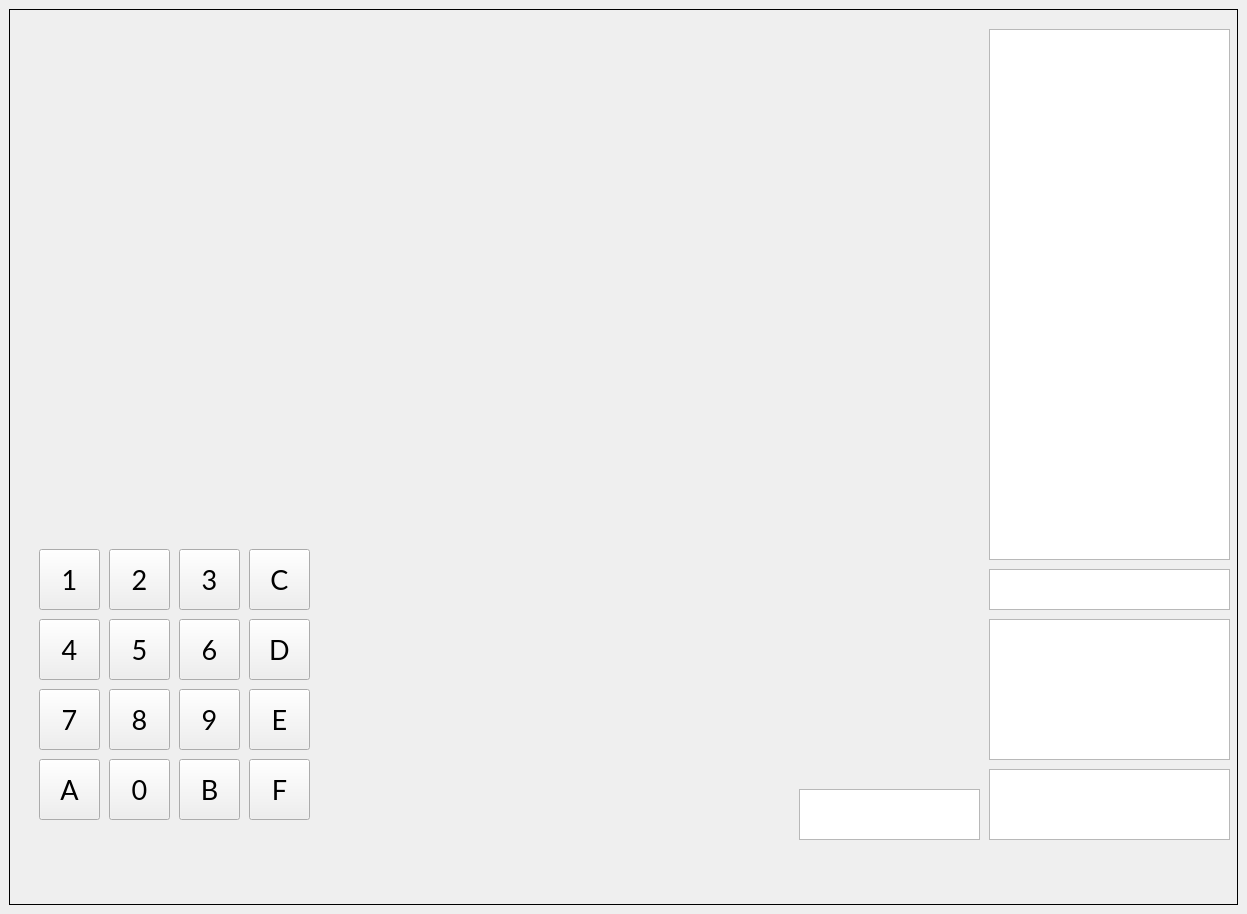
<?xml version="1.0" encoding="UTF-8"?>
<ui version="4.0">
 <class>MainWindow</class>
 <widget class="QMainWindow" name="MainWindow">
  <property name="geometry">
   <rect>
    <x>0</x>
    <y>0</y>
    <width>1247</width>
    <height>914</height>
   </rect>
  </property>
  <property name="windowTitle">
   <string>Chip8 Emulator</string>
  </property>
  <widget class="QWidget" name="centralwidget">
   <layout class="QVBoxLayout" name="verticalLayout">
    <item>
     <widget class="QFrame" name="frame">
      <property name="frameShape">
       <enum>QFrame::Shape::Box</enum>
      </property>
      <property name="frameShadow">
       <enum>QFrame::Shadow::Plain</enum>
      </property>
      <widget class="QFrame" name="Emulator">
       <property name="geometry">
        <rect>
         <x>10</x>
         <y>10</y>
         <width>961</width>
         <height>501</height>
        </rect>
       </property>
       <property name="layoutDirection">
        <enum>Qt::LayoutDirection::LeftToRight</enum>
       </property>
       <property name="autoFillBackground">
        <bool>true</bool>
       </property>
      </widget>
      <widget class="QWidget" name="RegisterWidget" native="true">
       <property name="geometry">
        <rect>
         <x>980</x>
         <y>20</y>
         <width>241</width>
         <height>811</height>
        </rect>
       </property>
       <property name="autoFillBackground">
        <bool>true</bool>
       </property>
       <widget class="QListView" name="MemoryListView">
        <property name="geometry">
         <rect>
          <x>0</x>
          <y>590</y>
          <width>241</width>
          <height>141</height>
         </rect>
        </property>
       </widget>
       <widget class="QTableView" name="RegisterTableView">
        <property name="geometry">
         <rect>
          <x>0</x>
          <y>0</y>
          <width>241</width>
          <height>531</height>
         </rect>
        </property>
       </widget>
       <widget class="QListView" name="RegistersListView">
        <property name="geometry">
         <rect>
          <x>0</x>
          <y>740</y>
          <width>241</width>
          <height>71</height>
         </rect>
        </property>
       </widget>
       <widget class="QListView" name="ProgramCounterListView">
        <property name="geometry">
         <rect>
          <x>0</x>
          <y>540</y>
          <width>241</width>
          <height>41</height>
         </rect>
        </property>
       </widget>
      </widget>
      <widget class="QWidget" name="Keypad" native="true">
       <property name="geometry">
        <rect>
         <x>30</x>
         <y>540</y>
         <width>271</width>
         <height>271</height>
        </rect>
       </property>
       <property name="font">
        <font>
         <pointsize>20</pointsize>
         <bold>false</bold>
        </font>
       </property>
       <property name="autoFillBackground">
        <bool>true</bool>
       </property>
       <widget class="QPushButton" name="H2">
        <property name="geometry">
         <rect>
          <x>70</x>
          <y>0</y>
          <width>61</width>
          <height>61</height>
         </rect>
        </property>
        <property name="font">
         <font>
          <family>Lato</family>
          <pointsize>20</pointsize>
          <bold>false</bold>
         </font>
        </property>
        <property name="text">
         <string>2</string>
        </property>
        <property name="checkable">
         <bool>false</bool>
        </property>
       </widget>
       <widget class="QPushButton" name="H4">
        <property name="geometry">
         <rect>
          <x>0</x>
          <y>70</y>
          <width>61</width>
          <height>61</height>
         </rect>
        </property>
        <property name="font">
         <font>
          <family>Lato</family>
          <pointsize>20</pointsize>
          <bold>false</bold>
         </font>
        </property>
        <property name="text">
         <string>4</string>
        </property>
        <property name="checkable">
         <bool>false</bool>
        </property>
       </widget>
       <widget class="QPushButton" name="H5">
        <property name="geometry">
         <rect>
          <x>70</x>
          <y>70</y>
          <width>61</width>
          <height>61</height>
         </rect>
        </property>
        <property name="font">
         <font>
          <family>Lato</family>
          <pointsize>20</pointsize>
          <bold>false</bold>
         </font>
        </property>
        <property name="text">
         <string>5</string>
        </property>
        <property name="checkable">
         <bool>false</bool>
        </property>
       </widget>
       <widget class="QPushButton" name="H6">
        <property name="geometry">
         <rect>
          <x>140</x>
          <y>70</y>
          <width>61</width>
          <height>61</height>
         </rect>
        </property>
        <property name="font">
         <font>
          <family>Lato</family>
          <pointsize>20</pointsize>
          <bold>false</bold>
         </font>
        </property>
        <property name="text">
         <string>6</string>
        </property>
        <property name="checkable">
         <bool>false</bool>
        </property>
       </widget>
       <widget class="QPushButton" name="H1">
        <property name="geometry">
         <rect>
          <x>0</x>
          <y>0</y>
          <width>61</width>
          <height>61</height>
         </rect>
        </property>
        <property name="font">
         <font>
          <family>Lato</family>
          <pointsize>20</pointsize>
          <bold>false</bold>
         </font>
        </property>
        <property name="text">
         <string>1</string>
        </property>
        <property name="checkable">
         <bool>false</bool>
        </property>
       </widget>
       <widget class="QPushButton" name="H3">
        <property name="geometry">
         <rect>
          <x>140</x>
          <y>0</y>
          <width>61</width>
          <height>61</height>
         </rect>
        </property>
        <property name="font">
         <font>
          <family>Lato</family>
          <pointsize>20</pointsize>
          <bold>false</bold>
         </font>
        </property>
        <property name="text">
         <string>3</string>
        </property>
        <property name="checkable">
         <bool>false</bool>
        </property>
       </widget>
       <widget class="QPushButton" name="H7">
        <property name="geometry">
         <rect>
          <x>0</x>
          <y>140</y>
          <width>61</width>
          <height>61</height>
         </rect>
        </property>
        <property name="font">
         <font>
          <family>Lato</family>
          <pointsize>20</pointsize>
          <bold>false</bold>
         </font>
        </property>
        <property name="text">
         <string>7</string>
        </property>
        <property name="checkable">
         <bool>false</bool>
        </property>
       </widget>
       <widget class="QPushButton" name="H8">
        <property name="geometry">
         <rect>
          <x>70</x>
          <y>140</y>
          <width>61</width>
          <height>61</height>
         </rect>
        </property>
        <property name="font">
         <font>
          <family>Lato</family>
          <pointsize>20</pointsize>
          <bold>false</bold>
         </font>
        </property>
        <property name="text">
         <string>8</string>
        </property>
        <property name="checkable">
         <bool>false</bool>
        </property>
       </widget>
       <widget class="QPushButton" name="H9">
        <property name="geometry">
         <rect>
          <x>140</x>
          <y>140</y>
          <width>61</width>
          <height>61</height>
         </rect>
        </property>
        <property name="font">
         <font>
          <family>Lato</family>
          <pointsize>20</pointsize>
          <bold>false</bold>
         </font>
        </property>
        <property name="text">
         <string>9</string>
        </property>
        <property name="checkable">
         <bool>false</bool>
        </property>
       </widget>
       <widget class="QPushButton" name="HE">
        <property name="geometry">
         <rect>
          <x>210</x>
          <y>140</y>
          <width>61</width>
          <height>61</height>
         </rect>
        </property>
        <property name="font">
         <font>
          <family>Lato</family>
          <pointsize>20</pointsize>
          <bold>false</bold>
         </font>
        </property>
        <property name="text">
         <string>E</string>
        </property>
        <property name="checkable">
         <bool>false</bool>
        </property>
       </widget>
       <widget class="QPushButton" name="HD">
        <property name="geometry">
         <rect>
          <x>210</x>
          <y>70</y>
          <width>61</width>
          <height>61</height>
         </rect>
        </property>
        <property name="font">
         <font>
          <family>Lato</family>
          <pointsize>20</pointsize>
          <bold>false</bold>
         </font>
        </property>
        <property name="text">
         <string>D</string>
        </property>
        <property name="checkable">
         <bool>false</bool>
        </property>
       </widget>
       <widget class="QPushButton" name="HC">
        <property name="geometry">
         <rect>
          <x>210</x>
          <y>0</y>
          <width>61</width>
          <height>61</height>
         </rect>
        </property>
        <property name="font">
         <font>
          <family>Lato</family>
          <pointsize>20</pointsize>
          <bold>false</bold>
         </font>
        </property>
        <property name="text">
         <string>C</string>
        </property>
        <property name="checkable">
         <bool>false</bool>
        </property>
       </widget>
       <widget class="QPushButton" name="HB">
        <property name="geometry">
         <rect>
          <x>140</x>
          <y>210</y>
          <width>61</width>
          <height>61</height>
         </rect>
        </property>
        <property name="font">
         <font>
          <family>Lato</family>
          <pointsize>20</pointsize>
          <bold>false</bold>
         </font>
        </property>
        <property name="text">
         <string>B</string>
        </property>
        <property name="checkable">
         <bool>false</bool>
        </property>
       </widget>
       <widget class="QPushButton" name="HF">
        <property name="geometry">
         <rect>
          <x>210</x>
          <y>210</y>
          <width>61</width>
          <height>61</height>
         </rect>
        </property>
        <property name="font">
         <font>
          <family>Lato</family>
          <pointsize>20</pointsize>
          <bold>false</bold>
         </font>
        </property>
        <property name="text">
         <string>F</string>
        </property>
        <property name="checkable">
         <bool>false</bool>
        </property>
       </widget>
       <widget class="QPushButton" name="HA">
        <property name="geometry">
         <rect>
          <x>0</x>
          <y>210</y>
          <width>61</width>
          <height>61</height>
         </rect>
        </property>
        <property name="font">
         <font>
          <family>Lato</family>
          <pointsize>20</pointsize>
          <bold>false</bold>
         </font>
        </property>
        <property name="text">
         <string>A</string>
        </property>
        <property name="checkable">
         <bool>false</bool>
        </property>
       </widget>
       <widget class="QPushButton" name="H0">
        <property name="geometry">
         <rect>
          <x>70</x>
          <y>210</y>
          <width>61</width>
          <height>61</height>
         </rect>
        </property>
        <property name="font">
         <font>
          <family>Lato</family>
          <pointsize>20</pointsize>
          <bold>false</bold>
         </font>
        </property>
        <property name="text">
         <string>0</string>
        </property>
        <property name="checkable">
         <bool>false</bool>
        </property>
       </widget>
      </widget>
      <widget class="QListView" name="SpecialRegisters">
       <property name="geometry">
        <rect>
         <x>790</x>
         <y>780</y>
         <width>181</width>
         <height>51</height>
        </rect>
       </property>
      </widget>
     </widget>
    </item>
   </layout>
  </widget>
  <widget class="QMenuBar" name="menubar">
   <property name="geometry">
    <rect>
     <x>0</x>
     <y>0</y>
     <width>1247</width>
     <height>21</height>
    </rect>
   </property>
  </widget>
 </widget>
 <resources/>
 <connections/>
</ui>
